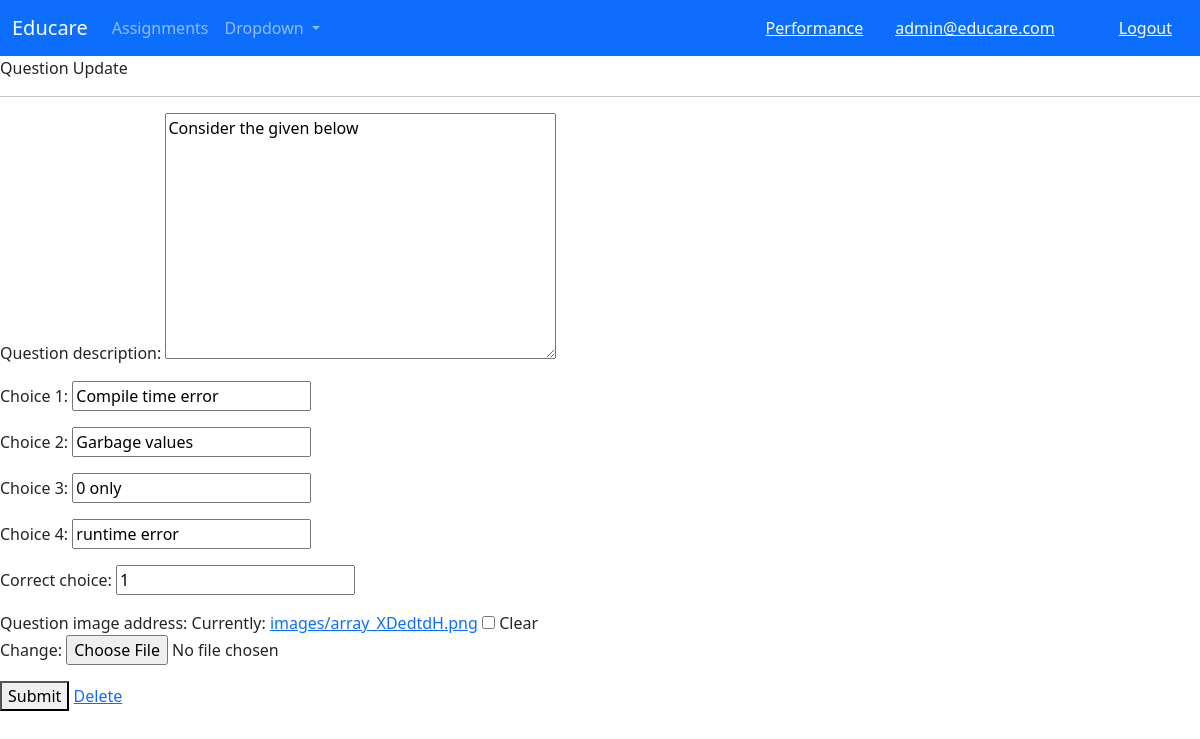
The app's page /assignments/question_update/1/1/2/ (signed in) with its own data.
### accounts/models.py (models this page shows)
class User(AbstractBaseUser, PermissionsMixin):
    email = models.EmailField(unique=True)
    first_name = models.CharField(max_length=120)
    last_name = models.CharField(max_length=120)
    is_staff = models.BooleanField(default=False)
    is_active = models.BooleanField(default=True)
    objects = CustomAccountManager()
    USERNAME_FIELD = 'email'
    REQUIRED_FIELDS = ['first_name', 'last_name']
    def __str__(self):
        return self.email

### assignments/models.py (models this page shows, shortened)
class Questions(models.Model):
    question_id = models.AutoField(primary_key=True)
    question_description = models.TextField(null=True)
    choice_1 = models.CharField(max_length=200, null=True)
    choice_2 = models.CharField(max_length=200, null=True)
    choice_3 = models.CharField(max_length=200, null=True)
    choice_4 = models.CharField(max_length=200, null=True)
    correct_choice = models.IntegerField()
    question_image_address = models.ImageField(
        upload_to="images/", blank=True, null=True
    )

### assignments/views.py (the view, shortened to what this page needs)
class QuestionUpdateView(SuperUserRequiredMixin, LoginRequiredMixin, UpdateView):
    template_name = "assignments/question_update.html"
    form_class = QuestionUpdateForm
    queryset = Questions.objects.all()
    context_object_name = "question"
    def get_context_data(self, **kwargs):
        data = super().get_context_data(**kwargs)
        data["course_id"] = self.kwargs.get("course_id")
        data["quiz_id"] = self.kwargs.get("quiz_id")
        return data

### assignments/forms.py
class QuestionUpdateForm(forms.ModelForm):
    class Meta:
        model = Questions
        fields = "__all__"

### assignments/views.py (called while the page is built)
    def test_func(self):
        return self.request.user.is_superuser

### templates/assignments/question_update.html (shortened to what this page needs)
{% extends 'base.html' %}
{% block content %}
<p>Question Update</p>
<hr>
<form action="" method="post" enctype="multipart/form-data">
    {{form.as_p}}
    <button type="submit">Submit</button>
    {% if request.user.is_superuser %}
    <a href="{% url 'assignments:question-delete' course_id quiz_id question.pk %}">Delete</a>
    {% endif %}
</form>
{% endblock content %}

### templates/navbar.html (shortened to what this page needs)
<nav class="navbar navbar-expand-lg navbar-dark bg-primary">
  <div class="container-fluid">
    <a class="navbar-brand" href="{% url 'home' %}">Educare</a>
    <div class="collapse navbar-collapse" id="navbarSupportedContent">
      <ul class="navbar-nav me-auto mb-2 mb-lg-0">
        <li class="nav-item">
          <a class="nav-link" href="{% url 'assignments:course-list' %}">Assignments</a>
        </li>
        <li class="nav-item dropdown">
          <a class="nav-link dropdown-toggle" href="#" id="navbarDropdown" role="button" data-bs-toggle="dropdown" aria-expanded="false">
            Dropdown
          </a>
        </li>
      </ul>
    </div>
    {% if request.user.is_authenticated %}
    <span class="mx-3"><a class = "text-white pe-3" href="{% url 'assignments:results' %}">Performance</a></span>
    <span class = "me-5"><a class = "text-white pe-3" href="{% url 'accounts:profile' request.user.pk %}">{{request.user}}</a></span>
    <span ><a class = "text-white pe-3" href= "{% url 'accounts:logout' %}">Logout</a></span>
    {% else %}
    <span ><a class = "text-white pe-3" href= "{% url 'accounts:login' %}">Login</a></span>
    <span ><a class = "text-white pe-3" href= "{% url 'accounts:registration' %}">Register</a></span>
    {% endif %}
  </div>
</nav>

### records on screen
User: user "admin@educare.com"
Questions: question_description "Consider the given below", choice_1 "Compile time error", choice_2 "Garbage values", choice_3 "0 only", choice_4 "runtime error", correct_choice "1"
